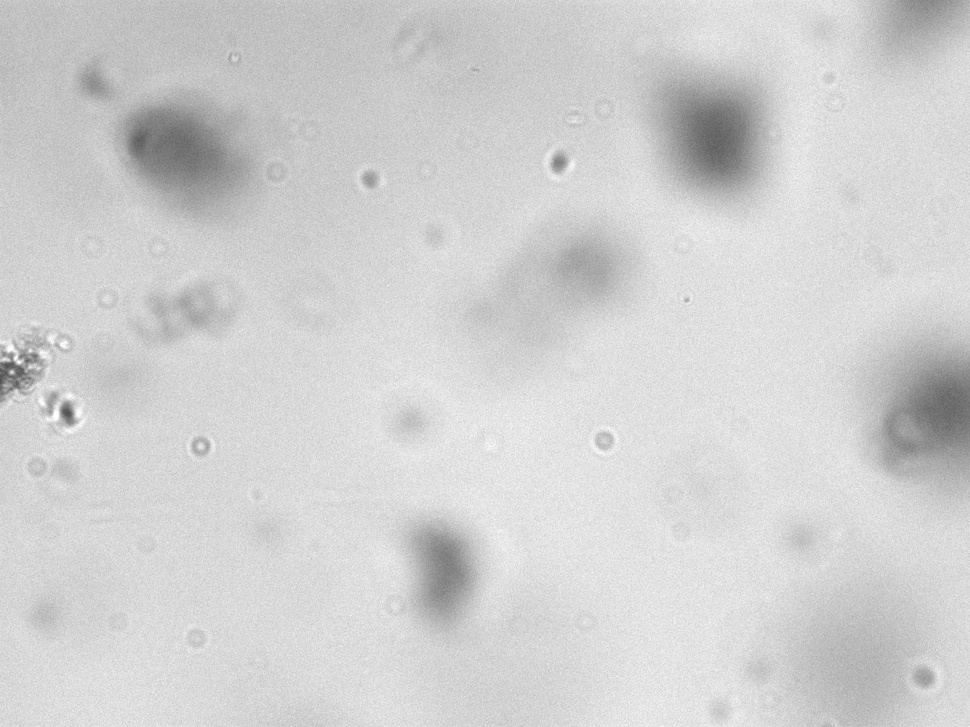
#> input picture openCV/flocs/Image 32351.jpg, 970 x 727 px, shrunk from 1280 x 960 before the run, given in place of sample.mp4, which was not available
$ python morphological.py
#> lines starting #> are read from the running program, lines starting #| are printed output that depends on the picture; after the words box and inside, x2 and y2 are one past the last pixel; in counts of white or black regions, pixels touching at a corner belong together; pictures that were not available may be replaced by others from this repository, and a replacement may not be noted
import cv2
import numpy as np


cap = cv2.VideoCapture("sample.mp4")

while(1):

    ret, frame = cap.read()
#> frame is the input picture: shape (727, 970, 3); min 78, max 255, mean 208.1
    hsv = cv2.cvtColor(frame, cv2.COLOR_BGR2HSV)
#> hsv: shape (727, 970, 3); mean H, S, V 0, 0, 208.1

    lower_red = np.array([0,0,0])
    upper_red = np.array([255,255,180])

    mask = cv2.inRange(hsv, lower_red, upper_red)
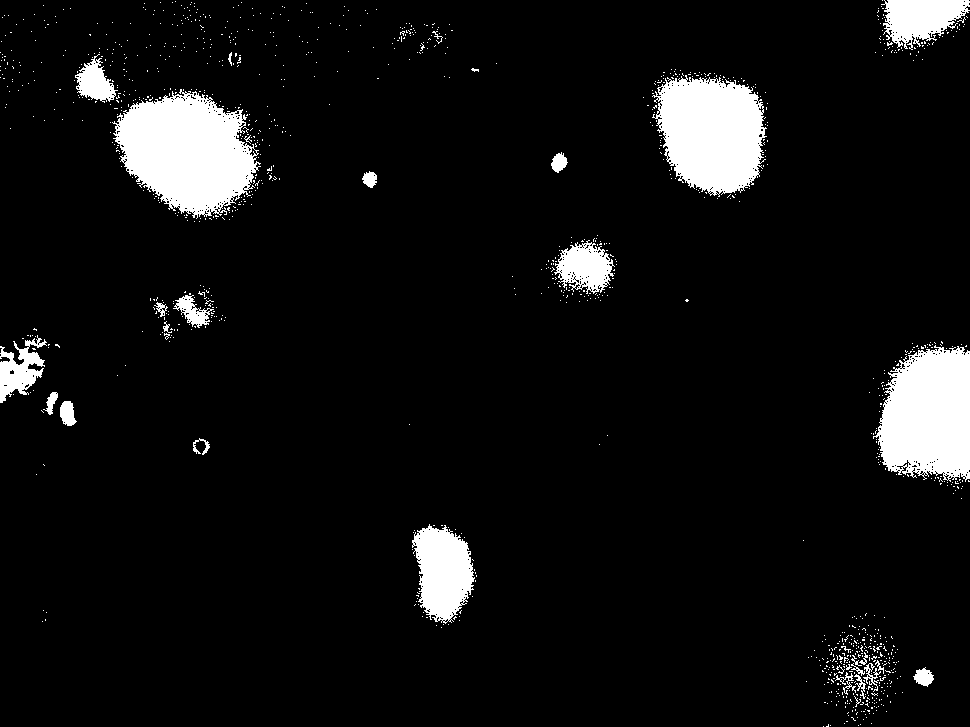
#> mask: shape (727, 970); 6.9% white; 1203 white regions (1173 under 20 px), largest, box (x1, y1, x2, y2) and area: (112, 89, 261, 219) 12330, (873, 345, 970, 482) 10148, (652, 75, 767, 197) 10102
    res = cv2.bitwise_and(frame,frame, mask= mask)
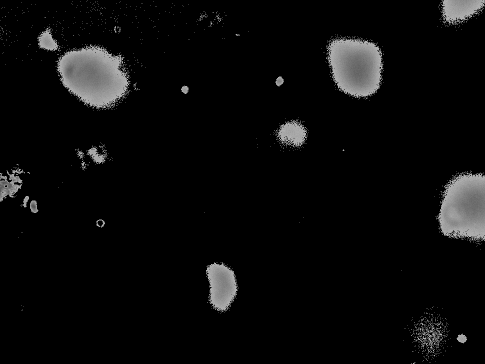
#> res: shape (727, 970, 3) (shown at 1/2 size); min 0, max 180, mean 10.6

    kernel = np.ones((5,5),np.uint8)

    opening = cv2.morphologyEx(mask, cv2.MORPH_OPEN, kernel)
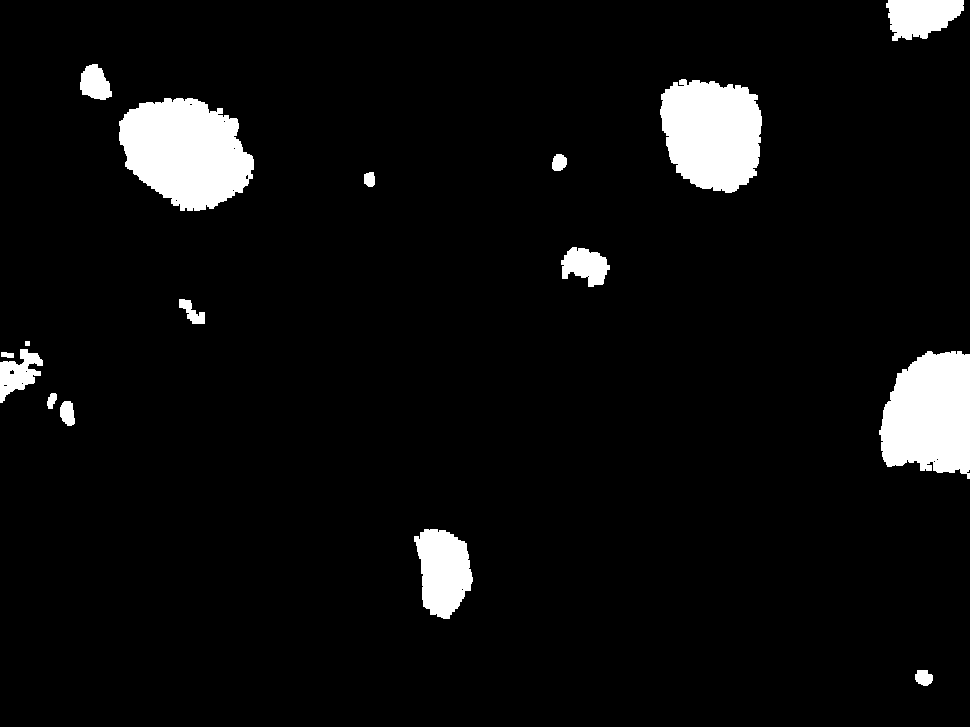
#> opening: shape (727, 970); 5.7% white; 16 white regions, largest, box (x1, y1, x2, y2) and area: (119, 98, 254, 211) 11055, (660, 79, 762, 193) 9252, (879, 351, 970, 479) 9225
    closing = cv2.morphologyEx(mask, cv2.MORPH_CLOSE, kernel)
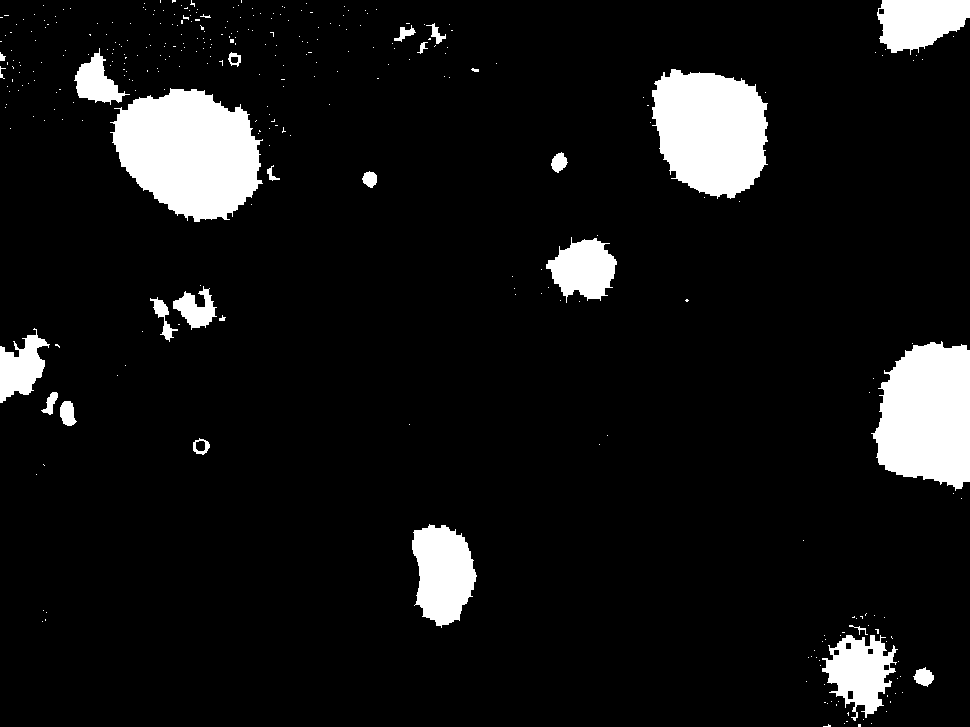
#> closing: shape (727, 970); 8.5% white; 327 white regions (300 under 20 px), largest, box (x1, y1, x2, y2) and area: (110, 88, 263, 222) 14363, (652, 69, 768, 199) 11581, (871, 341, 970, 491) 11421

    if ret==True:
        cv2.imshow('opening', opening)
        cv2.imshow("original", frame)
        if cv2.waitKey(1) & 0xFF == ord('q'):
#> (key q is pressed here)
            break
    else:
        break

cv2.destroyAllWindows()
cap.release()

$ run again, on openCV/flocs/Image 32354.jpg
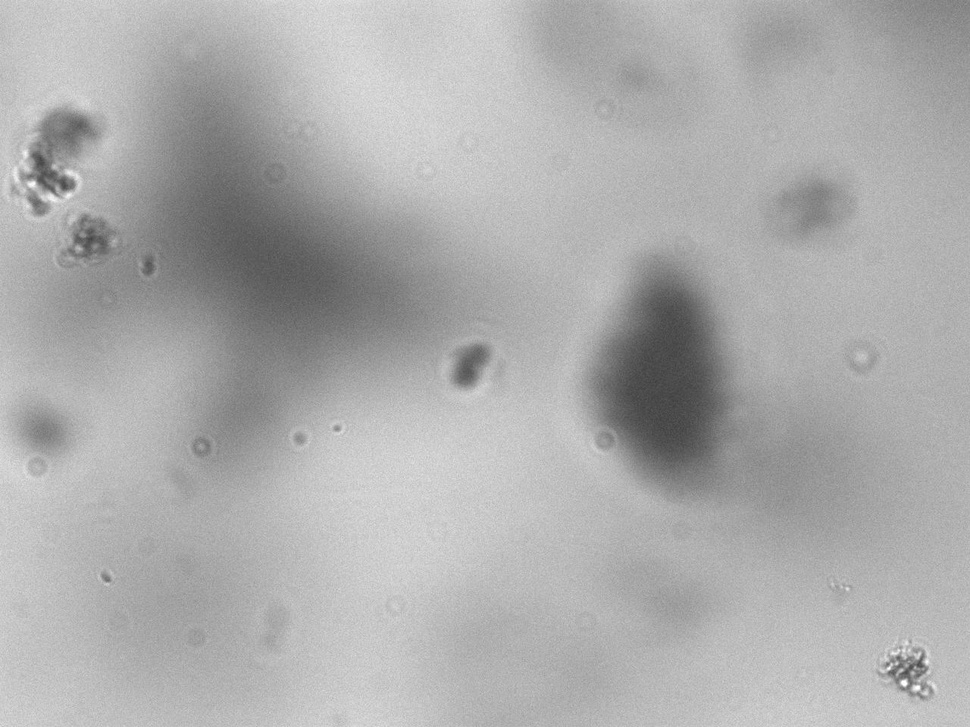
#> input picture openCV/flocs/Image 32354.jpg, 970 x 727 px, shrunk from 1280 x 960 before the run, given in place of sample.mp4, which was not available
#> frame is the input picture: shape (727, 970, 3); min 62, max 255, mean 172.4
#> hsv: shape (727, 970, 3); mean H, S, V 0, 0, 172.4
#> `mask = cv2.inRange(hsv, lower_red, upper_red)`:
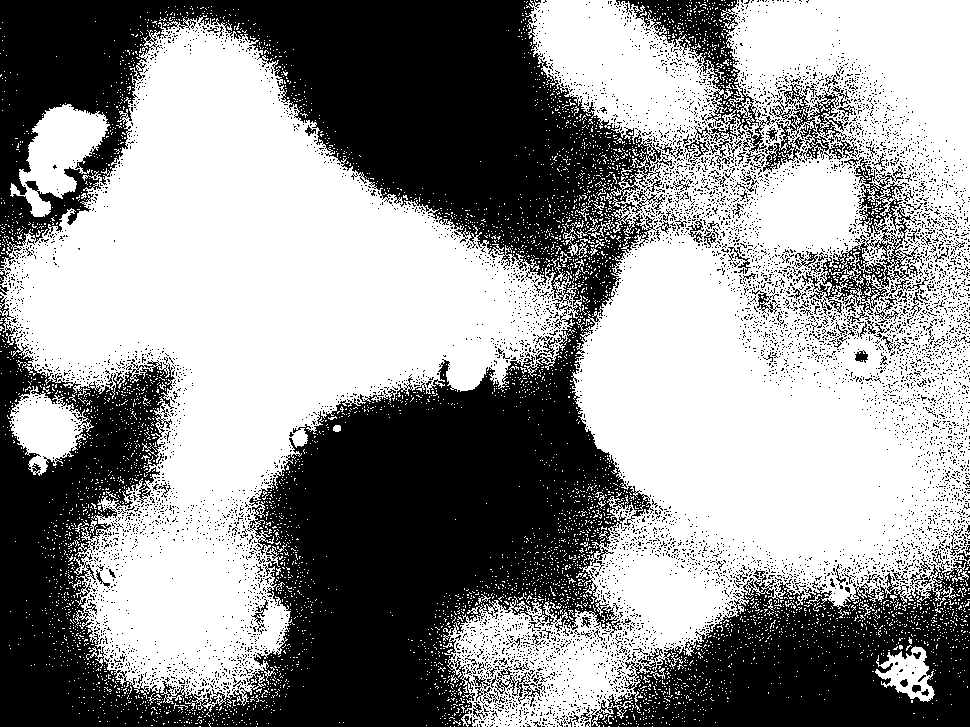
#> mask: shape (727, 970); 57.3% white; 7494 black regions (7357 under 20 px), largest, box (x1, y1, x2, y2) and area: (0, 0, 672, 727) 226174, (591, 551, 970, 727) 36675, (616, 0, 771, 170) 5714
#> opening: shape (727, 970); 41.6% white; 189 white regions (3 under 20 px), largest, box (x1, y1, x2, y2) and area: (7, 29, 550, 681) 141697, (576, 235, 960, 583) 75162, (732, 0, 970, 211) 25499
#> `closing = cv2.morphologyEx(mask, cv2.MORPH_CLOSE, kernel)`:
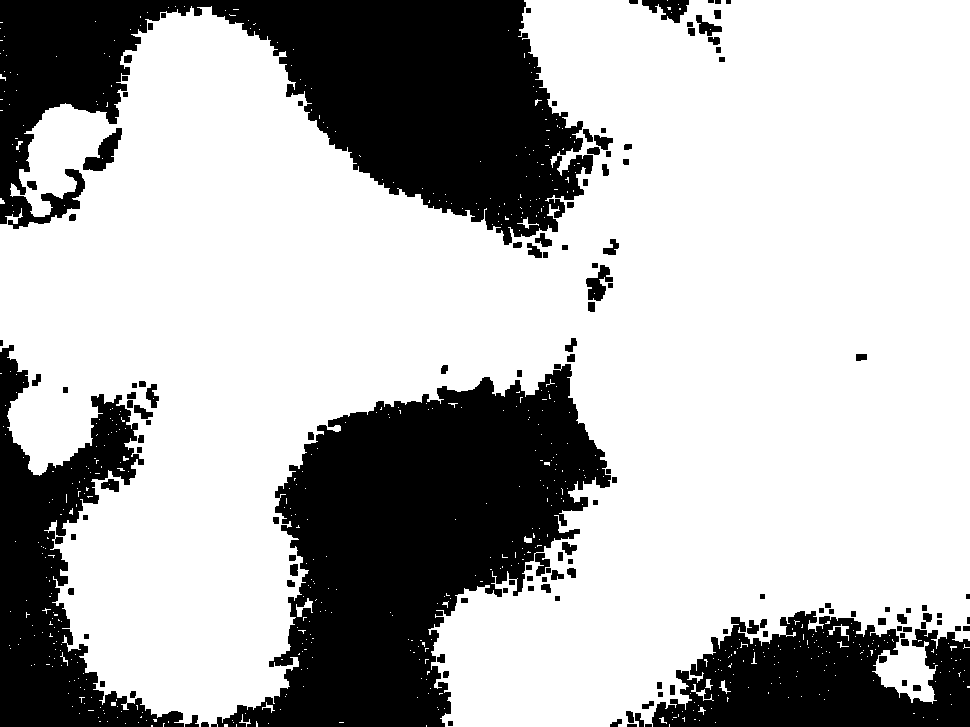
#> closing: shape (727, 970); 70.6% white; 136 black regions (2 under 20 px), largest, box (x1, y1, x2, y2) and area: (211, 364, 611, 727) 75002, (0, 0, 593, 245) 72362, (0, 345, 184, 727) 27444

$ run again, on openCV/flocs/Image 32360.jpg
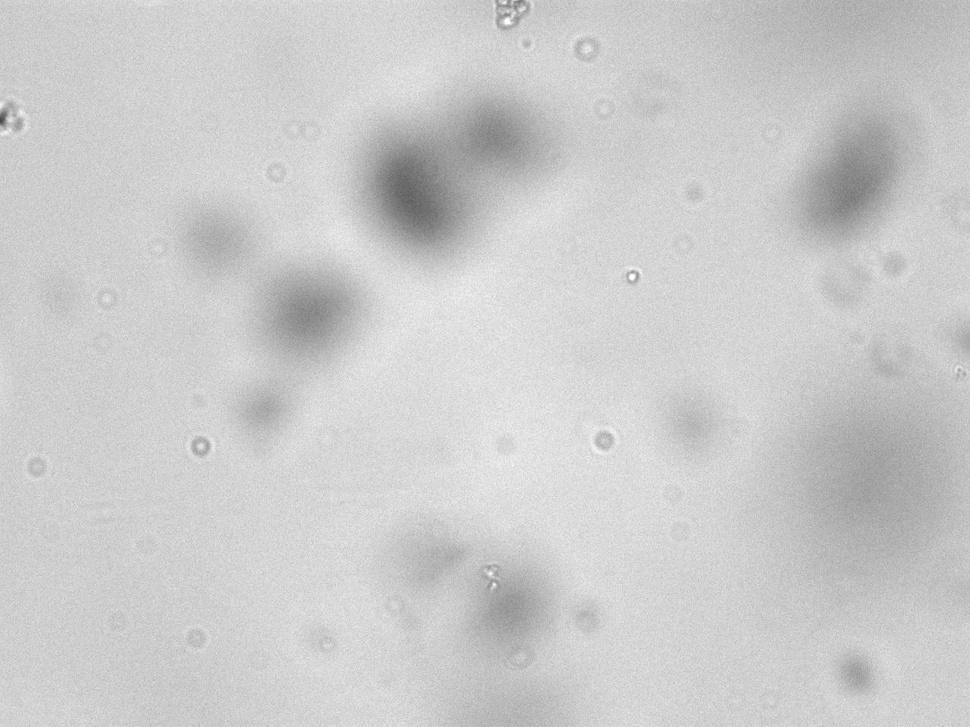
#> input picture openCV/flocs/Image 32360.jpg, 970 x 727 px, shrunk from 1280 x 960 before the run, given in place of sample.mp4, which was not available
#> frame is the input picture: shape (727, 970, 3); min 69, max 255, mean 203.1
#> hsv: shape (727, 970, 3); mean H, S, V 0, 0, 203.1
#> `mask = cv2.inRange(hsv, lower_red, upper_red)`:
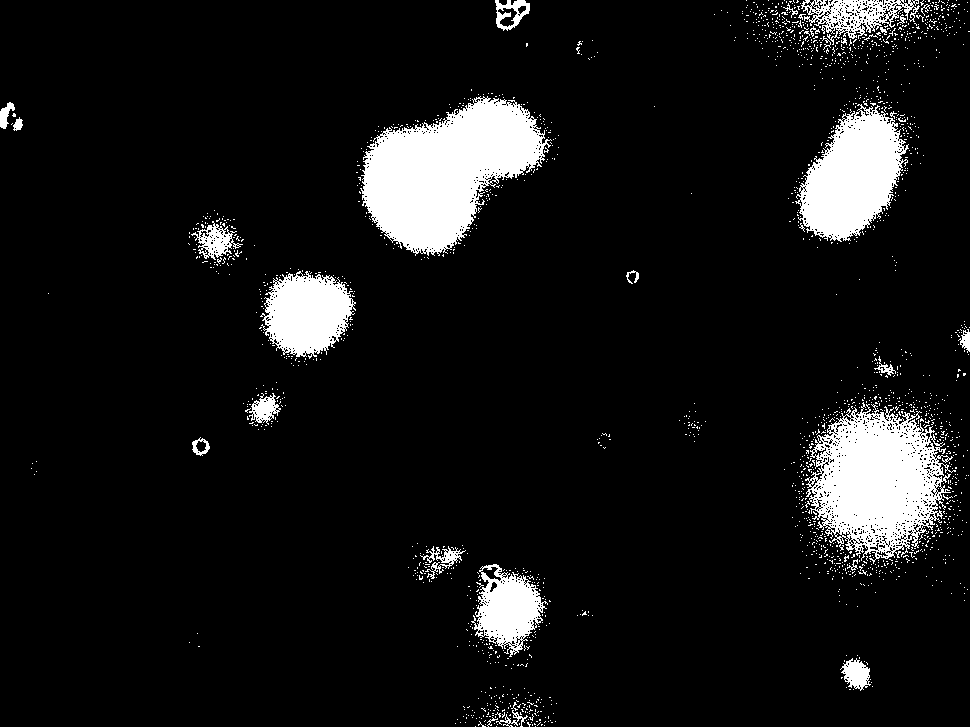
#> mask: shape (727, 970); 8.6% white; 1941 white regions (1912 under 20 px), largest, box (x1, y1, x2, y2) and area: (360, 96, 552, 256) 17401, (805, 402, 956, 564) 14005, (795, 104, 909, 242) 9247
#> opening: shape (727, 970); 5.8% white; 31 white regions, largest, box (x1, y1, x2, y2) and area: (364, 102, 540, 252) 15517, (823, 422, 934, 538) 8408, (802, 114, 900, 238) 7998
#> `closing = cv2.morphologyEx(mask, cv2.MORPH_CLOSE, kernel)`:
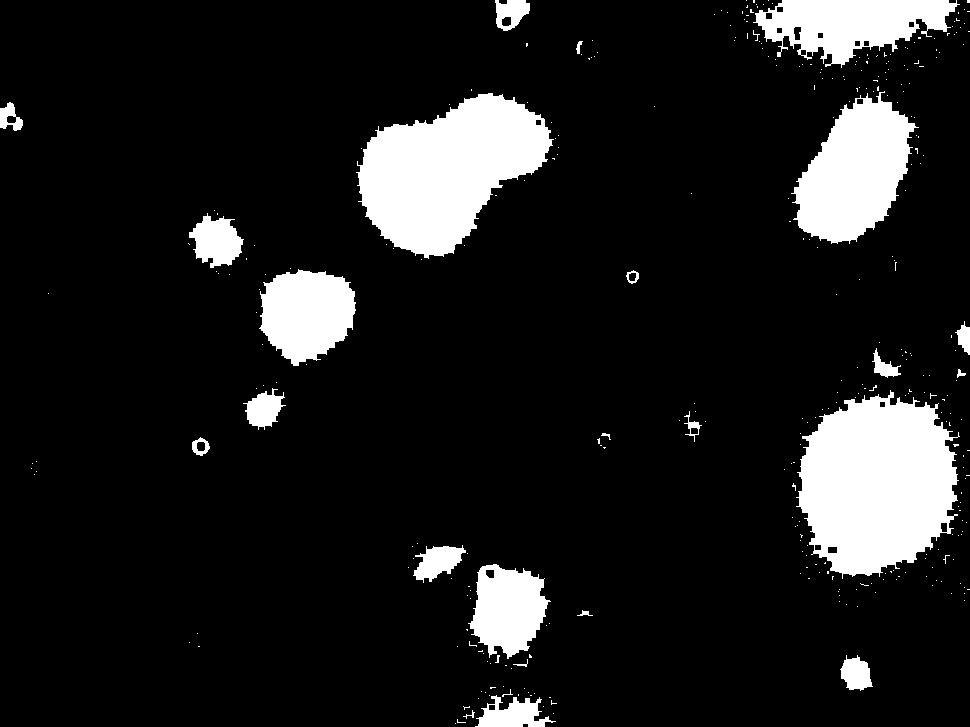
#> closing: shape (727, 970); 11.7% white; 345 white regions (320 under 20 px), largest, box (x1, y1, x2, y2) and area: (796, 390, 960, 579) 22103, (356, 93, 554, 259) 19676, (791, 91, 919, 244) 11551
